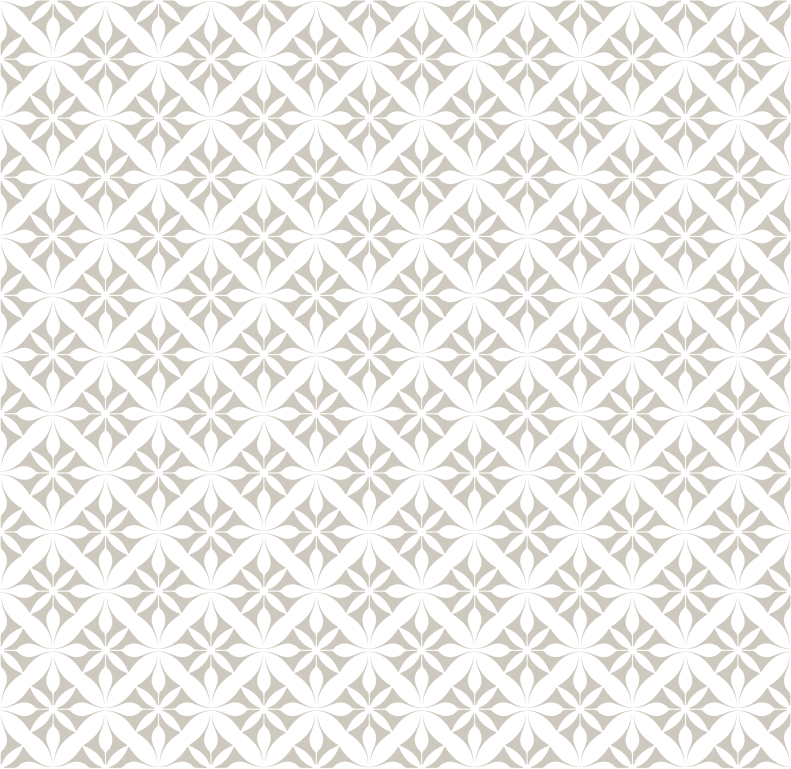
#> input picture nucleo-viv-tv/idv/pattern/02.png, 3163 x 3074 px (shown at 1/4 size)
$ python viv_vertical.py
#> lines starting #> are read from the running program, lines starting #| are printed output that depends on the picture
### nucleo-viv-tv/src/viv_render.py
#!/usr/bin/env python3
"""
Núcleo Viv · vídeos de TV (sem som, loop) — renderizador gráfico.

Gera, para cada variação:
  preview  : vídeo completo; onde entra take real aparece um slot sinalizado
  base     : só a camada gráfica (fundo, logo, aberturas/fechamentos), slots vazios
  overlay  : sequência PNG com alfa, só textos/escurecimento que vão POR CIMA dos takes
  roteiro  : JSON com os slots (tempo, o que filmar/usar, campo para o arquivo bruto)

Uso:
  python3 src/viv_render.py --var v1 v2 v3 --mode preview base overlay [--scale 0.5] [--frames 0 100 400]
"""
import argparse, json, math, os, subprocess, sys
from multiprocessing import Pool
import numpy as np
from PIL import Image, ImageDraw, ImageFont, ImageFilter

ROOT = os.path.dirname(os.path.dirname(os.path.abspath(__file__)))
IDV = os.path.join(ROOT, "idv")
OUT = os.path.join(ROOT, "saida")
FPS = 30

# ---------- paleta (extraída dos PNGs da IDV) ----------
GREEN = (19, 53, 43)        # #13352B verde institucional
GREEN_DEEP = (10, 30, 24)   # sombra do verde, para escurecer sob texto
CREAM = (206, 201, 191)     # #CEC9BF creme do pattern
OFFWHITE = (242, 239, 233)  # #F2EFE9 texto principal (contraste ~11:1 sobre o verde)

FONT_DIR = os.path.join(ROOT, "fonts")  # Inter (OFL) incluída no projeto
F_TITLE = os.path.join(FONT_DIR, "InterDisplay-Medium.otf")
F_BODY = os.path.join(FONT_DIR, "InterDisplay-Regular.otf")
F_LIGHT = os.path.join(FONT_DIR, "InterDisplay-Light.otf")
F_LABEL = os.path.join(FONT_DIR, "Inter-SemiBold.otf")
F_MONO = os.path.join(FONT_DIR, "JetBrainsMono-Regular.ttf")

# ---------- utilidades ----------
SC = 1.0          # escala global (1.0 = 3840x2160)
W, H = 3840, 2160


def px(v):
    return int(round(v * SC))


def clamp(x, a=0.0, b=1.0):
    return max(a, min(b, x))


def ease_out(x):
    x = clamp(x)
    return 1 - (1 - x) ** 3


def ease_io(x):
    x = clamp(x)
    return 3 * x * x - 2 * x * x * x if x < 1 else 1.0


# [5 lines left out: function ramp, not called in this run]


def window(t, t_in, t_out, fade):
    """Opacidade de um bloco: entra em [t_in, t_in+fade], sai em [t_out-fade, t_out]."""
    return min(ramp(t, t_in, t_in + fade), 1 - ramp(t, t_out - fade, t_out))


def with_opacity(img, op):
    if op >= 0.999:
        return img
    r, g, b, a = img.split()
    a = a.point(lambda v: int(v * op))
    return Image.merge("RGBA", (r, g, b, a))


def font(path, size):
    return ImageFont.truetype(path, px(size))


# [23 lines left out: function text_img, not called in this run]


def logo_asset(name, color, height):
    """Carrega PNG da IDV, recorta e recolore (mantém só o alfa)."""
    im = Image.open(os.path.join(IDV, "logo", name)).convert("RGBA")
    im = im.crop(im.getchannel("A").getbbox())
    sc = px(height) / im.height
    im = im.resize((max(1, int(im.width * sc)), px(height)), Image.LANCZOS)
    out = Image.new("RGBA", im.size, color + (0,))
    out.putalpha(im.getchannel("A"))
    return out


def symbol_pieces(color, height):
    """Símbolo (logo 03) dividido nas duas peças: asa esquerda e crescente direita.
    Retorna (esq, x_esq, dir, x_dir, largura_total) com posições relativas ao bbox do símbolo."""
    im = Image.open(os.path.join(IDV, "logo", "03.png")).convert("RGBA")
    bb = im.getchannel("A").getbbox()
    im = im.crop(bb)
    split = 1340 - bb[0]                     # coluna vazia entre as peças (medida)
    sc = px(height) / im.height
    full_w = int(im.width * sc)

    def piece(box):
        p = im.crop(box)
        p = p.resize((max(1, int(p.width * sc)), max(1, int(p.height * sc))), Image.LANCZOS)
        o = Image.new("RGBA", p.size, color + (0,))
        o.putalpha(p.getchannel("A"))
        return o

    left = piece((0, 0, split, im.height))
    right = piece((split, 0, im.width, im.height))
    return left, 0, right, int(split * sc), full_w


# [13 lines left out: function paste, not called in this run]


# ---------- fundo com pattern (loop perfeito: deriva senoidal com período = duração) ----------
_BG = None


def build_bg():
    global _BG
    p = Image.open(os.path.join(IDV, "pattern", "02.png")).convert("RGBA")  # pattern creme, fundo transparente
    tile_w = px(2900)
    p = p.resize((tile_w, int(p.height * tile_w / p.width)), Image.LANCZOS)
    margin = px(240)
    cw, ch = W + 2 * margin, H + 2 * margin
    big = Image.new("RGBA", (cw, ch), GREEN + (255,))
    pat = Image.new("RGBA", (cw, ch), (0, 0, 0, 0))
    for yy in range(0, ch, p.height):
        for xx in range(0, cw, p.width):
            pat.alpha_composite(p, (xx, yy))
    big.alpha_composite(with_opacity(pat, 0.075))
    # vinheta muito leve para dar profundidade (não interfere no contraste do centro)
    yy, xx = np.mgrid[0:ch, 0:cw].astype(np.float32)
    d = np.sqrt(((xx - cw / 2) / (cw / 2)) ** 2 + ((yy - ch / 2) / (ch / 2)) ** 2)
    v = np.clip((d - 0.55) / 0.9, 0, 1) * 0.32
    arr = np.array(big).astype(np.float32)
    arr[..., :3] = arr[..., :3] * (1 - v[..., None]) + np.array(GREEN_DEEP, np.float32) * v[..., None]
    _BG = (Image.fromarray(arr.astype(np.uint8)).convert("RGB"), margin)


# [6 lines left out: function bg_at, not called in this run]


# ---------- escurecimento sob texto (para cima de take) ----------
_SCRIM = {}


# [41 lines left out: functions scrim, placeholder, not called in this run]


# =====================================================================
#  DEFINIÇÃO DAS VARIAÇÕES
# =====================================================================
FADE = 0.3          # entrada/saída de texto
XF = 0.5            # dissolve entre takes / entre gráfico e take


class Var:
    # [71 lines left out: functions __init__, slot_alpha, make_v1, make_v2, make_v3, not called in this run]


VARS = {"v1": make_v1, "v2": make_v2, "v3": make_v3}


# =====================================================================
#  ASSETS (pré-render uma vez, compartilhados com os workers via fork)
# =====================================================================
# [208 lines left out: functions build_assets, lockup, render_v1, render_v2, v3_path, render_v3, not called in this run]


RENDER = {"v1": render_v1, "v2": render_v2, "v3": render_v3}

# =====================================================================
#  FRAME
# =====================================================================
G = {}


# [22 lines left out: functions render_frame, save_overlay_frame, not called in this run]


def A_ph(v, s):
    return v.assets["ph_imgs"][s["id"]]


def init_worker():
    pass


# [65 lines left out: functions run, write_roteiro, not called in this run]


# [15 lines that do not run on import are left out]

### nucleo-viv-tv/src/viv_vertical.py
#!/usr/bin/env python3
"""
Núcleo Viv · TV vertical (9:16, 2160x3840, 30 fps, sem som, loop perfeito).

4 variações:
  M1_LINHA_DA_JORNADA   100% motion · linha desce a tela passando pelas 3 fases
  M2_TRES_FASES         100% motion · cartões tipográficos (1, 2, ∞) que sobem
  T1_A_JORNADA          takes do espaço em câmera lenta + capítulos das fases
  T2_O_ESPACO           quase só takes em câmera lenta, legenda discreta, logo no fim

Gera em resolve_vertical/:
  grafica/*.mp4        M1 e M2 finais; T1/T2 BASE (fundo+logos) e PREVIEW (com slots sinalizados)
  textos/*.png         cada bloco de texto de T1/T2 como PNG com alfa (clipes soltos no Resolve)
  timelines.json       mapa das timelines que o script do Resolve monta

Uso:  python3 src/viv_vertical.py [--only M1 T1 ...] [--scale 0.5] [--frames 0 100 ...]
"""
import argparse, json, math, os, subprocess
from multiprocessing import Pool
import numpy as np
from PIL import Image, ImageDraw, ImageFont
import viv_render as R
from viv_render import (GREEN, GREEN_DEEP, CREAM, OFFWHITE, F_TITLE, F_BODY, F_LIGHT, F_LABEL, F_MONO,
                        ramp, window, ease_out, ease_io, clamp, with_opacity, text_img, logo_asset,
                        symbol_pieces, paste, bg_at, build_bg, px)

ROOT = R.ROOT
OUT = os.environ.get("VIV_OUT") or os.path.join(ROOT, "resolve_vertical")
FPS = 30
W = H = 0
CREAM_BG = (233, 229, 220)      # cartão claro do M2 (creme da marca clareado)
FADE, XF = 0.3, 0.5


def set_scale(sc):
    global W, H
    R.SC = sc
    R.W, R.H = int(2160 * sc), int(3840 * sc)
    W, H = R.W, R.H


# ---------------------------------------------------------------- texto
# [62 lines left out: functions block, put, lockup, not called in this run]


def common_assets():
    A = {}
    A["sym_l"], _, A["sym_r"], A["sym_rx"], A["sym_w"] = symbol_pieces(OFFWHITE, 760)
    A["wordmark"] = logo_asset("09.png", OFFWHITE, 170)
    A["sub"] = text_img("NÚCLEO DE MEDICINA INTEGRATIVA", F_LABEL, 54, CREAM, tracking=0.3)
    A["sig"] = text_img("Bem-estar em cada detalhe", F_LIGHT, 132, OFFWHITE)
    A["sym_small"] = logo_asset("03.png", OFFWHITE, 380)
    return A


# ================================================================ conteúdo
FASES = [
    dict(label="FASE 1", titulo="Emagrecimento\ncom método",
         frase="Músculo preservado\ndesde o início.",
         defin="Composição, circunferência\ne força avaliadas.", num="1"),
    dict(label="FASE 2", titulo="Estrutura e\ncontorno corporal",
         frase="Primeiro gordura, depois\nmúsculo, depois pele.",
         defin="Avaliação dedicada:\ngordura, músculo, pele.", num="2"),
    dict(label="FASE PERENE", titulo="Manutenção",
         frase="Manter também\né tratamento.",
         defin="Manter o resultado\ntambém é tratamento.", num="∞"),
]

T1_SLOTS = [("1A", "plano aberto do espaço"), ("1B", "detalhe: equipamento / mãos"),
            ("2A", "sala de avaliação"), ("2B", "consultório"),
            ("PA", "recepção / acolhimento"), ("PB", "detalhe calmo do ambiente")]
T2_SLOTS = [("RECEPÇÃO", "Acolhimento\ndesde a chegada"),
            ("SALA DE ESPERA", "Um espaço pensado\npara desacelerar"),
            ("SALA DE AVALIAÇÃO", "Avaliação de\ncomposição corporal"),
            ("CONSULTÓRIO", "Consulta\nindividualizada"),
            ("SALA DE PROCEDIMENTOS", "Estrutura e\ncontorno corporal"),
            ("NÚCLEO VIV", "Cuidado em\ncada detalhe")]


class V:
    def __init__(self, key, name, dur):
        self.key, self.name, self.dur = key, name, dur
        self.slots, self.A = [], {}

    @property
    def n(self):
        return int(round(self.dur * FPS))

    # [29 lines left out: functions slot_alpha, placeholder, scrim_img, not called in this run]


# ---------------------------------------------------------------- M1 · linha da jornada
def make_m1():
    v = V("M1", "LINHA_DA_JORNADA", 29.5)
    v.tn = [5.3, 11.9, 18.5]
    v.ny = [0.20, 0.46, 0.72]
    v.scenes = [(0, 4.4, "Abertura"), (4.4, 11.0, "Fase 1"), (11.0, 17.6, "Fase 2"), (17.6, 24.9, "Fase Perene"), (24.9, 29.5, "Assinatura")]
    return v


# [7 lines left out: function m1_assets, not called in this run]


def m1_path(u):
    return W * (0.15 + 0.028 * math.sin(u * math.pi * 3.0 + 0.4)), H * (-0.02 + 1.04 * u)


# [228 lines left out: functions m1_render, make_m2, m2_assets, m2_card, m2_render, make_t1 and 7 more, not called in this run]


MAKE = {"M1": (make_m1, m1_assets, m1_render), "M2": (make_m2, m2_assets, m2_render),
        "T1": (make_t1, t1_assets, t1_render), "T2": (make_t2, t2_assets, t2_render)}

# ================================================================ render
G = {}


# [32 lines left out: functions render_frame, encode, not called in this run]


def fr(sec):
    return int(round(sec * FPS))


def build(key, frames=None):
    mk, assets, fn = MAKE[key]
    v = mk()
    build_bg()
#> in build_bg, p is the input picture: PIL image 3163x3074 RGBA; mean R, G, B, A 233.1, 230.9, 226.4, 82.6
#> in build_bg, `big = Image.new("RGBA", (cw, ch), GREEN + (255,))`:
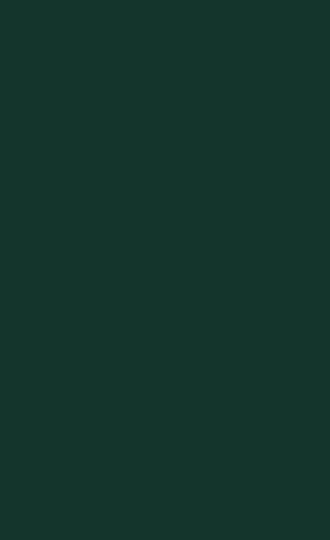
#> big: PIL image 2640x4320 RGBA (shown at 1/8 size); mean R, G, B, A 19, 53, 43, 255
#> after the loop in build_bg, `for yy in range(0, ch, p.height):`:
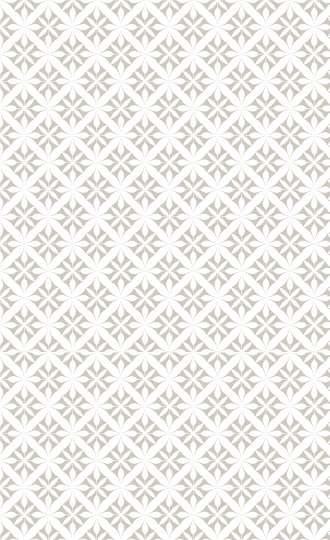
#> pat: PIL image 2640x4320 RGBA (shown at 1/8 size); mean R, G, B, A 80.9, 78.9, 74.9, 82.7; transparent parts drawn white
#> in with_opacity, `r, g, b, a = img.split()`:
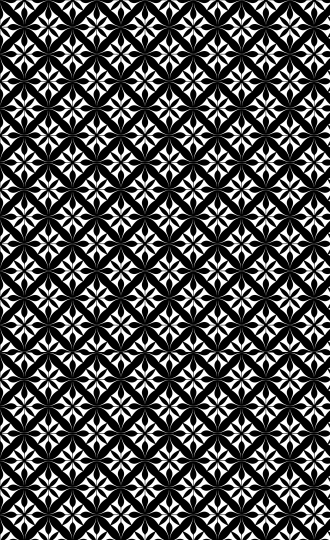
#> a: PIL image 2640x4320 L (shown at 1/8 size); min 0, max 255, mean 82.7
    v.A.update(common_assets())
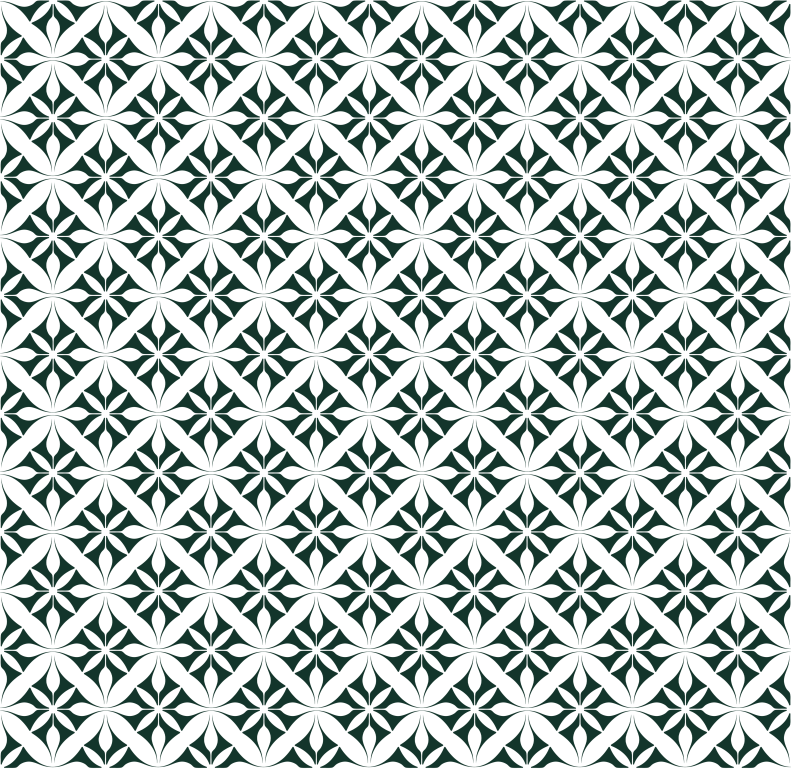
#> input picture nucleo-viv-tv/idv/pattern/03.png, 3163 x 3074 px, found by its file name (shown at 1/4 size)
#> in symbol_pieces, im is the input picture: PIL image 3163x3074 RGBA; mean R, G, B, A 19.2, 53.1, 43.1, 82.6
#> in symbol_pieces, `bb = im.getchannel("A").getbbox()`: bb = (0, 1, 3163, 3073)
#> in symbol_pieces, `im = im.crop(bb)`:
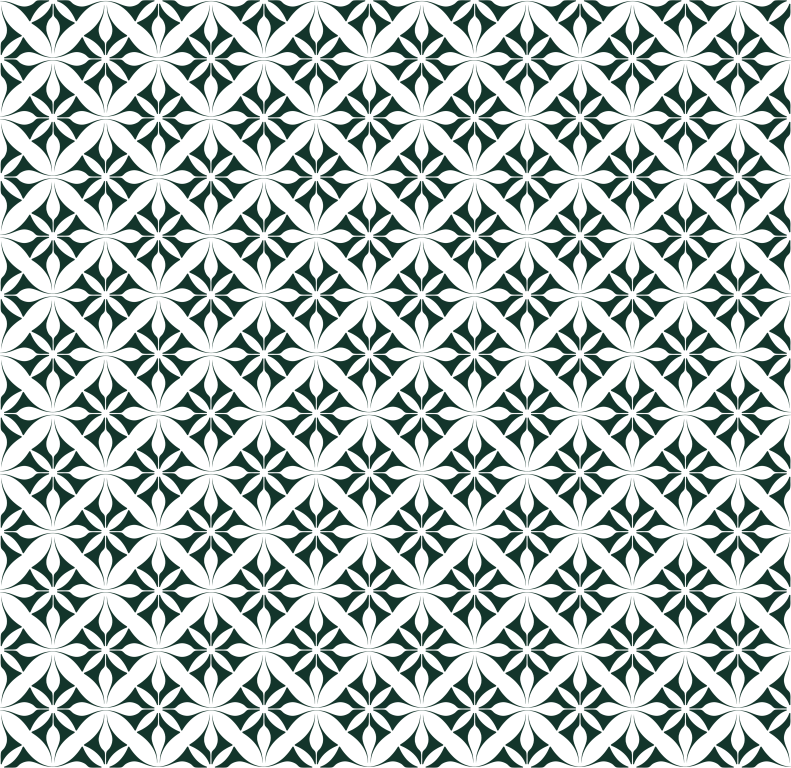
#> im: PIL image 3163x3072 RGBA (shown at 1/4 size); mean R, G, B, A 19, 53, 43, 82.6; transparent parts drawn white
#> in symbol_pieces, `split = 1340 - bb[0]`: split = 1340
#> call 2 of piece, with box = (1340, 0, 3163, 3072)
#> in piece (call 2), `p = p.resize((max(1, int(p.width * sc)), max(1, int(p.height * sc))), ..`:
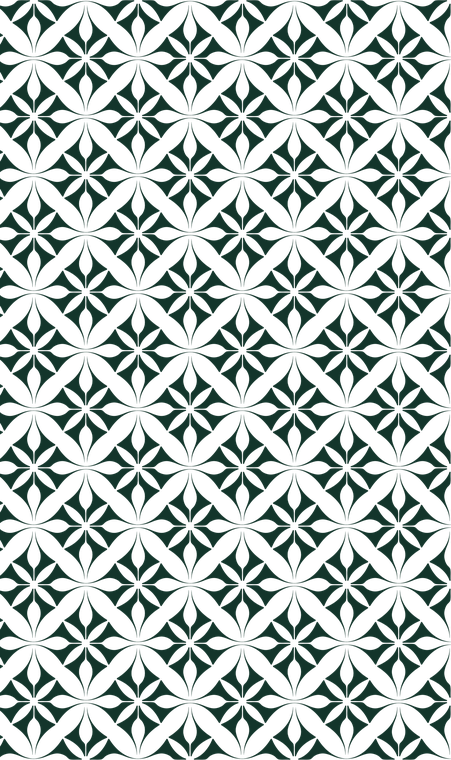
#> p: PIL image 451x760 RGBA; mean R, G, B, A 7.9, 27, 21.4, 83; transparent parts drawn white
#> in piece (call 2), `o.putalpha(p.getchannel("A"))`:
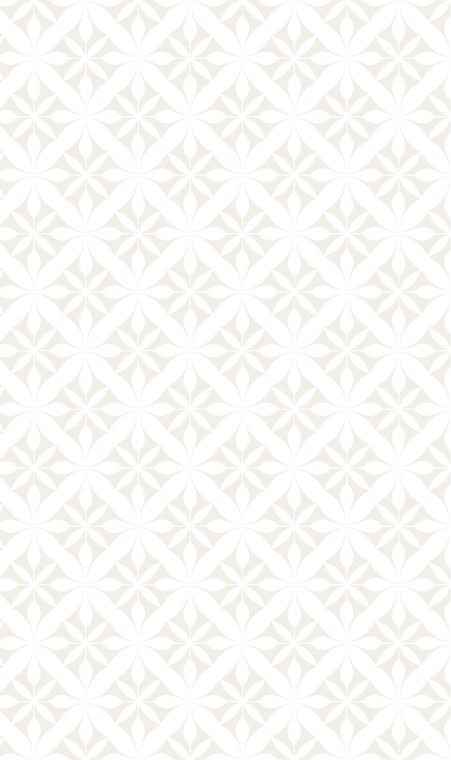
#> o: PIL image 451x760 RGBA; mean R, G, B, A 242, 239, 233, 83; transparent parts drawn white
    assets(v)
    v.A["ph_imgs"] = {s["id"]: placeholder(s) for s in v.slots}
    G["v"], G["fn"] = v, fn
    gdir, tdir = os.path.join(OUT, "grafica"), os.path.join(OUT, "textos")
    os.makedirs(gdir, exist_ok=True)
    os.makedirs(tdir, exist_ok=True)
    tag = f"{v.key}_{v.name}"
    tl = dict(nome=tag, frames=v.n, render=f"NucleoViv_TV_{tag}_2160x3840_30p_loop",
              cenas=[dict(nome=n, ini=fr(a), fim=fr(b)) for a, b, n in v.scenes], trilhas={}, slots=[])
    if not v.slots:
        f = f"grafica/NucleoViv_TV_{tag}_2160x3840_30p_loop.mp4"
        encode(v, "final", os.path.join(OUT, f), frames)
        tl["trilhas"]["1"] = [dict(arquivo=f, rec=c["ini"], src=c["ini"], dur=c["fim"] - c["ini"], nome=c["nome"]) for c in tl["cenas"]]
        return tl
    fb, fp = f"grafica/{tag}_BASE_fundo_e_logos.mp4", f"grafica/{tag}_PREVIEW_com_slots.mp4"
    encode(v, "preview", os.path.join(OUT, fp), frames)
    if frames:
        return tl
    encode(v, "base", os.path.join(OUT, fb))
    tl["preview"] = fp
    tl["trilhas"]["1"] = [dict(arquivo=fb, rec=0, src=0, dur=v.n, nome="Base: fundo e logos")]
    tl["slots"] = [dict(id=s["id"], rec=fr(s["a"]), dur=fr(s["b"]) - fr(s["a"]), sugestao=s["sug"]) for s in v.slots]

    # [6 lines left out: function still, not called in this run]

    v.A["scrim"].save(os.path.join(OUT, f"textos/{tag}_escurecimento.png"))
    a0, b0 = v.slots[0]["a"], v.slots[-1]["b"]
    tl["trilhas"]["3"] = [dict(arquivo=f"textos/{tag}_escurecimento.png", rec=fr(a0), src=0, dur=fr(b0) - fr(a0), nome="Escurecimento sob o texto")]
    t4, t5 = [], []
    if key == "T1":
        for i, (a, b) in enumerate(v.ch):
            p1 = still(f"fase{i + 1}_titulo", lambda im, i=i: t1_chapter(im, v, i, parts=("titulo",)))
            p2 = still(f"fase{i + 1}_frase", lambda im, i=i: t1_chapter(im, v, i, parts=("frase",)))
            t4.append(dict(arquivo=p1, rec=fr(a + 0.25), src=0, dur=fr(b - 0.25) - fr(a + 0.25), nome=FASES[i]["label"] + " título"))
            t5.append(dict(arquivo=p2, rec=fr(a + 1.3), src=0, dur=fr(b - 0.25) - fr(a + 1.3), nome=FASES[i]["label"] + " frase"))
    else:
        for i, s in enumerate(v.slots):
            p1 = still(f"legenda{i + 1}", lambda im, i=i: t2_caption(im, v, i))
            t4.append(dict(arquivo=p1, rec=fr(s["a"] + 0.45), src=0, dur=fr(s["b"] - 0.25) - fr(s["a"] + 0.45), nome="Legenda " + s["amb"].title()))
    tl["trilhas"]["4"] = t4
    if t5:
        tl["trilhas"]["5"] = t5
    return tl


if __name__ == "__main__":
    ap = argparse.ArgumentParser()
    ap.add_argument("--only", nargs="*", default=["M1", "M2", "T1", "T2"])
    ap.add_argument("--scale", type=float, default=1.0)
    ap.add_argument("--frames", nargs="*", type=int)
    a = ap.parse_args()
    set_scale(a.scale)
    os.makedirs(OUT, exist_ok=True)
    spec_p = os.path.join(OUT, "timelines.json")
    spec = json.load(open(spec_p)) if os.path.exists(spec_p) else dict(projeto="NucleoViv_TV_Vertical", largura=2160, altura=3840, fps=FPS, timelines={})
    for k in a.only:
#> (the run stopped early here; a loop or call above may not have finished)
